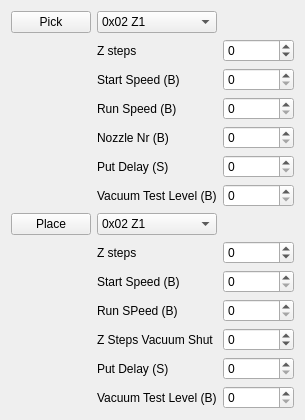
     <widget class="QWidget" name="tab">
      <attribute name="title">
       <string>Pick&amp;&amp;Place</string>
      </attribute>
      <layout class="QGridLayout" name="gridLayout_5">
       <item row="5" column="2">
        <widget class="QSpinBox" name="piN">
         <property name="maximum">
          <number>255</number>
         </property>
        </widget>
       </item>
       <item row="9" column="0">
        <widget class="QPushButton" name="placeButton">
         <property name="text">
          <string>Place</string>
         </property>
        </widget>
       </item>
       <item row="12" column="1">
        <widget class="QLabel" name="label_35">
         <property name="text">
          <string>Run SPeed (B)</string>
         </property>
        </widget>
       </item>
       <item row="13" column="1">
        <widget class="QLabel" name="label_36">
         <property name="text">
          <string>Z Steps Vacuum Shut</string>
         </property>
        </widget>
       </item>
       <item row="3" column="2">
        <widget class="QSpinBox" name="piSs">
         <property name="maximum">
          <number>255</number>
         </property>
        </widget>
       </item>
       <item row="7" column="1">
        <widget class="QLabel" name="label_29">
         <property name="text">
          <string>Vacuum Test Level (B)</string>
         </property>
        </widget>
       </item>
       <item row="5" column="1">
        <widget class="QLabel" name="label_30">
         <property name="text">
          <string>Nozzle Nr (B)</string>
         </property>
        </widget>
       </item>
       <item row="4" column="1">
        <widget class="QLabel" name="label_31">
         <property name="text">
          <string>Run Speed (B)</string>
         </property>
        </widget>
       </item>
       <item row="9" column="1">
        <widget class="QComboBox" name="placeAxeCBX">
         <item>
          <property name="text">
           <string>0x02 Z1</string>
          </property>
         </item>
         <item>
          <property name="text">
           <string>0x02 Z2</string>
          </property>
         </item>
         <item>
          <property name="text">
           <string>0x03 Z3</string>
          </property>
         </item>
         <item>
          <property name="text">
           <string>0x04 Z4</string>
          </property>
         </item>
        </widget>
       </item>
       <item row="4" column="2">
        <widget class="QSpinBox" name="piRs">
         <property name="maximum">
          <number>255</number>
         </property>
        </widget>
       </item>
       <item row="1" column="0">
        <widget class="QPushButton" name="pickButton">
         <property name="text">
          <string>Pick</string>
         </property>
        </widget>
       </item>
       <item row="3" column="1">
        <widget class="QLabel" name="label_32">
         <property name="text">
          <string>Start Speed (B)</string>
         </property>
        </widget>
       </item>
       <item row="10" column="1">
        <widget class="QLabel" name="label_33">
         <property name="text">
          <string>Z steps</string>
         </property>
        </widget>
       </item>
       <item row="1" column="1">
        <widget class="QComboBox" name="pickAxeCBX">
         <item>
          <property name="text">
           <string>0x02 Z1</string>
          </property>
         </item>
         <item>
          <property name="text">
           <string>0x02 Z2</string>
          </property>
         </item>
         <item>
          <property name="text">
           <string>0x03 Z3</string>
          </property>
         </item>
         <item>
          <property name="text">
           <string>0x03 Z4</string>
          </property>
         </item>
        </widget>
       </item>
       <item row="11" column="1">
        <widget class="QLabel" name="label_34">
         <property name="text">
          <string>Start Speed (B)</string>
         </property>
        </widget>
       </item>
       <item row="7" column="2">
        <widget class="QSpinBox" name="piVtl">
         <property name="maximum">
          <number>255</number>
         </property>
        </widget>
       </item>
       <item row="6" column="2">
        <widget class="QSpinBox" name="piPd">
         <property name="maximum">
          <number>65535</number>
         </property>
        </widget>
       </item>
       <item row="2" column="1">
        <widget class="QLabel" name="label_27">
         <property name="text">
          <string>Z steps</string>
         </property>
        </widget>
       </item>
       <item row="14" column="1">
        <widget class="QLabel" name="label_37">
         <property name="text">
          <string>Put Delay (S)</string>
         </property>
        </widget>
       </item>
       <item row="2" column="2">
        <widget class="QSpinBox" name="piZ">
         <property name="minimum">
          <number>-1000000</number>
         </property>
         <property name="maximum">
          <number>1000000</number>
         </property>
        </widget>
       </item>
       <item row="6" column="1">
        <widget class="QLabel" name="label_28">
         <property name="text">
          <string>Put Delay (S)</string>
         </property>
        </widget>
       </item>
       <item row="15" column="1">
        <widget class="QLabel" name="label_38">
         <property name="text">
          <string>Vacuum Test Level (B)</string>
         </property>
        </widget>
       </item>
       <item row="10" column="2">
        <widget class="QSpinBox" name="plZ">
         <property name="minimum">
          <number>-1000000</number>
         </property>
         <property name="maximum">
          <number>1000000</number>
         </property>
        </widget>
       </item>
       <item row="11" column="2">
        <widget class="QSpinBox" name="plSs">
         <property name="maximum">
          <number>255</number>
         </property>
        </widget>
       </item>
       <item row="12" column="2">
        <widget class="QSpinBox" name="plRs">
         <property name="maximum">
          <number>255</number>
         </property>
        </widget>
       </item>
       <item row="13" column="2">
        <widget class="QSpinBox" name="plZsvs">
         <property name="minimum">
          <number>-1000000</number>
         </property>
         <property name="maximum">
          <number>1000000</number>
         </property>
        </widget>
       </item>
       <item row="14" column="2">
        <widget class="QSpinBox" name="plPd">
         <property name="maximum">
          <number>65535</number>
         </property>
        </widget>
       </item>
       <item row="15" column="2">
        <widget class="QSpinBox" name="plVtl">
         <property name="maximum">
          <number>255</number>
         </property>
        </widget>
       </item>
      </layout>
     </widget>
